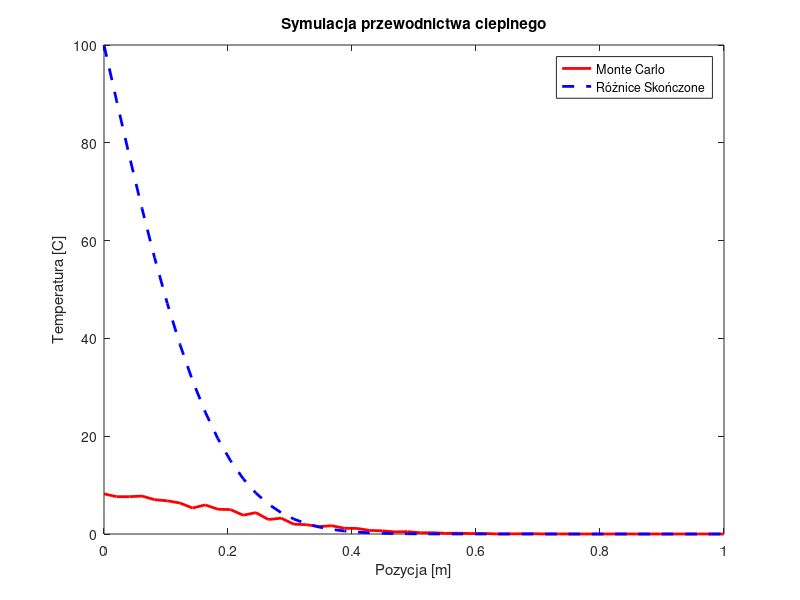

MATLAB code for this plot:
% Symulacja przewodnictwa cieplnego metodą Monte Carlo i równaniami różniczkowymi

% Parametry symulacji
L = 1;  % długość przewodnika [m]
Nx = 50; % liczba węzłów w siatce
Tmax = 1; % czas symulacji [s]
Nt = 100; % liczba kroków czasowych
dx = L/(Nx-1);
dt = Tmax/Nt;
alpha = 0.01; % współczynnik przewodnictwa cieplnego

% Warunki początkowe i brzegowe
T = zeros(Nx,1);
T(1) = 100; % temperatura na lewym brzegu [C]

% Monte Carlo - generowanie losowych trajektorii
num_particles = 10000; % liczba cząstek
final_temperatures = zeros(Nx,1);

for p = 1:num_particles
    x = 1; % start na lewym brzegu
    time = 0;
    while time < Tmax
        x = x + sign(randn); % losowy ruch w lewo lub prawo
        x = max(1, min(Nx, x));
        time = time + dt;
    end
    final_temperatures(x) = final_temperatures(x) + 1;
end

% Normalizacja temperatury
final_temperatures = final_temperatures / num_particles * T(1);

% Rozwiązanie równania przewodnictwa cieplnego metodą różnic skończonych
T_fd = T;
for t = 1:Nt
    T_new = T_fd;
    for i = 2:Nx-1
        T_new(i) = T_fd(i) + alpha*dt/dx^2 * (T_fd(i-1) - 2*T_fd(i) + T_fd(i+1));
    end
    T_fd = T_new;
end

% Wizualizacja wyników
x = linspace(0, L, Nx);
figure;
plot(x, final_temperatures, 'r', 'LineWidth', 2);
hold on;
plot(x, T_fd, 'b--', 'LineWidth', 2);
legend('Monte Carlo', 'Różnice Skończone');
xlabel('Pozycja [m]'); ylabel('Temperatura [C]');
title('Symulacja przewodnictwa cieplnego');
